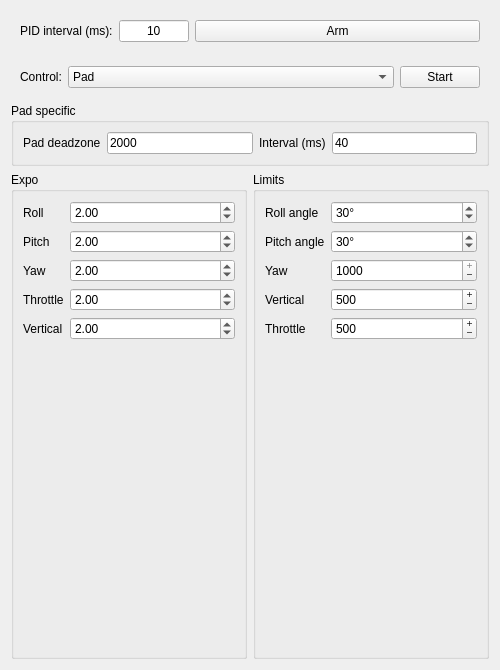
<?xml version="1.0" encoding="UTF-8"?>
<ui version="4.0">
 <class>controlSettings</class>
 <widget class="QWidget" name="controlSettings">
  <property name="geometry">
   <rect>
    <x>0</x>
    <y>0</y>
    <width>500</width>
    <height>670</height>
   </rect>
  </property>
  <property name="minimumSize">
   <size>
    <width>0</width>
    <height>0</height>
   </size>
  </property>
  <property name="maximumSize">
   <size>
    <width>500</width>
    <height>16777215</height>
   </size>
  </property>
  <property name="windowTitle">
   <string>Form</string>
  </property>
  <layout class="QVBoxLayout" name="verticalLayout">
   <item>
    <widget class="QWidget" name="widget_2" native="true">
     <property name="sizePolicy">
      <sizepolicy hsizetype="Preferred" vsizetype="Maximum">
       <horstretch>0</horstretch>
       <verstretch>0</verstretch>
      </sizepolicy>
     </property>
     <layout class="QHBoxLayout" name="horizontalLayout_4">
      <item>
       <widget class="QLabel" name="label_14">
        <property name="sizePolicy">
         <sizepolicy hsizetype="Fixed" vsizetype="Preferred">
          <horstretch>0</horstretch>
          <verstretch>0</verstretch>
         </sizepolicy>
        </property>
        <property name="text">
         <string>PID interval (ms):</string>
        </property>
       </widget>
      </item>
      <item>
       <widget class="QLineEdit" name="l_PIDInterval">
        <property name="maximumSize">
         <size>
          <width>70</width>
          <height>16777215</height>
         </size>
        </property>
        <property name="text">
         <string>10</string>
        </property>
        <property name="alignment">
         <set>Qt::AlignCenter</set>
        </property>
       </widget>
      </item>
      <item>
       <widget class="QPushButton" name="b_arm">
        <property name="sizePolicy">
         <sizepolicy hsizetype="Ignored" vsizetype="Fixed">
          <horstretch>0</horstretch>
          <verstretch>0</verstretch>
         </sizepolicy>
        </property>
        <property name="text">
         <string>Arm</string>
        </property>
       </widget>
      </item>
     </layout>
    </widget>
   </item>
   <item>
    <widget class="QWidget" name="widget" native="true">
     <property name="sizePolicy">
      <sizepolicy hsizetype="Preferred" vsizetype="Maximum">
       <horstretch>0</horstretch>
       <verstretch>0</verstretch>
      </sizepolicy>
     </property>
     <layout class="QHBoxLayout" name="horizontalLayout_2">
      <item>
       <widget class="QLabel" name="label_6">
        <property name="sizePolicy">
         <sizepolicy hsizetype="Fixed" vsizetype="Preferred">
          <horstretch>0</horstretch>
          <verstretch>0</verstretch>
         </sizepolicy>
        </property>
        <property name="maximumSize">
         <size>
          <width>50</width>
          <height>16777215</height>
         </size>
        </property>
        <property name="text">
         <string>Control:</string>
        </property>
       </widget>
      </item>
      <item>
       <widget class="QComboBox" name="s_control">
        <property name="sizePolicy">
         <sizepolicy hsizetype="MinimumExpanding" vsizetype="Fixed">
          <horstretch>0</horstretch>
          <verstretch>0</verstretch>
         </sizepolicy>
        </property>
        <property name="focusPolicy">
         <enum>Qt::WheelFocus</enum>
        </property>
        <item>
         <property name="text">
          <string>Pad</string>
         </property>
        </item>
        <item>
         <property name="text">
          <string>Keyboard</string>
         </property>
        </item>
        <item>
         <property name="text">
          <string>Autonomy</string>
         </property>
        </item>
       </widget>
      </item>
      <item>
       <widget class="QPushButton" name="b_start">
        <property name="text">
         <string>Start</string>
        </property>
       </widget>
      </item>
     </layout>
    </widget>
   </item>
   <item>
    <widget class="QWidget" name="padSpec" native="true">
     <layout class="QVBoxLayout" name="verticalLayout_2">
      <property name="leftMargin">
       <number>0</number>
      </property>
      <property name="topMargin">
       <number>0</number>
      </property>
      <property name="rightMargin">
       <number>0</number>
      </property>
      <property name="bottomMargin">
       <number>0</number>
      </property>
      <item>
       <widget class="QGroupBox" name="groupBox_3">
        <property name="sizePolicy">
         <sizepolicy hsizetype="Preferred" vsizetype="Maximum">
          <horstretch>0</horstretch>
          <verstretch>0</verstretch>
         </sizepolicy>
        </property>
        <property name="minimumSize">
         <size>
          <width>0</width>
          <height>50</height>
         </size>
        </property>
        <property name="title">
         <string>Pad specific</string>
        </property>
        <layout class="QHBoxLayout" name="horizontalLayout">
         <item>
          <widget class="QLabel" name="label_7">
           <property name="sizePolicy">
            <sizepolicy hsizetype="Preferred" vsizetype="Maximum">
             <horstretch>0</horstretch>
             <verstretch>0</verstretch>
            </sizepolicy>
           </property>
           <property name="text">
            <string>Pad deadzone</string>
           </property>
          </widget>
         </item>
         <item>
          <widget class="QLineEdit" name="e_deadzone">
           <property name="text">
            <string>2000</string>
           </property>
          </widget>
         </item>
         <item>
          <widget class="QLabel" name="label_13">
           <property name="sizePolicy">
            <sizepolicy hsizetype="Preferred" vsizetype="Maximum">
             <horstretch>0</horstretch>
             <verstretch>0</verstretch>
            </sizepolicy>
           </property>
           <property name="text">
            <string>Interval (ms)</string>
           </property>
          </widget>
         </item>
         <item>
          <widget class="QLineEdit" name="l_interval">
           <property name="text">
            <string>40</string>
           </property>
          </widget>
         </item>
        </layout>
       </widget>
      </item>
      <item>
       <layout class="QHBoxLayout" name="horizontalLayout_3">
        <item>
         <widget class="QGroupBox" name="groupBox">
          <property name="title">
           <string>Expo</string>
          </property>
          <layout class="QFormLayout" name="formLayout">
           <item row="0" column="0">
            <widget class="QLabel" name="label_2">
             <property name="text">
              <string>Roll</string>
             </property>
            </widget>
           </item>
           <item row="0" column="1">
            <widget class="QDoubleSpinBox" name="e_roll">
             <property name="minimum">
              <double>0.000000000000000</double>
             </property>
             <property name="maximum">
              <double>5.000000000000000</double>
             </property>
             <property name="singleStep">
              <double>0.010000000000000</double>
             </property>
             <property name="value">
              <double>2.000000000000000</double>
             </property>
            </widget>
           </item>
           <item row="1" column="0">
            <widget class="QLabel" name="label_4">
             <property name="text">
              <string>Pitch</string>
             </property>
            </widget>
           </item>
           <item row="1" column="1">
            <widget class="QDoubleSpinBox" name="e_pitch">
             <property name="wrapping">
              <bool>false</bool>
             </property>
             <property name="frame">
              <bool>true</bool>
             </property>
             <property name="buttonSymbols">
              <enum>QAbstractSpinBox::UpDownArrows</enum>
             </property>
             <property name="specialValueText">
              <string/>
             </property>
             <property name="showGroupSeparator" stdset="0">
              <bool>false</bool>
             </property>
             <property name="prefix">
              <string/>
             </property>
             <property name="suffix">
              <string/>
             </property>
             <property name="minimum">
              <double>0.000000000000000</double>
             </property>
             <property name="maximum">
              <double>5.000000000000000</double>
             </property>
             <property name="singleStep">
              <double>0.010000000000000</double>
             </property>
             <property name="value">
              <double>2.000000000000000</double>
             </property>
            </widget>
           </item>
           <item row="2" column="0">
            <widget class="QLabel" name="label_3">
             <property name="text">
              <string>Yaw</string>
             </property>
            </widget>
           </item>
           <item row="2" column="1">
            <widget class="QDoubleSpinBox" name="e_yaw">
             <property name="minimum">
              <double>0.000000000000000</double>
             </property>
             <property name="maximum">
              <double>5.000000000000000</double>
             </property>
             <property name="singleStep">
              <double>0.010000000000000</double>
             </property>
             <property name="value">
              <double>2.000000000000000</double>
             </property>
            </widget>
           </item>
           <item row="3" column="0">
            <widget class="QLabel" name="label_5">
             <property name="text">
              <string>Throttle</string>
             </property>
            </widget>
           </item>
           <item row="3" column="1">
            <widget class="QDoubleSpinBox" name="e_throttle">
             <property name="minimum">
              <double>0.000000000000000</double>
             </property>
             <property name="maximum">
              <double>5.000000000000000</double>
             </property>
             <property name="singleStep">
              <double>0.010000000000000</double>
             </property>
             <property name="value">
              <double>2.000000000000000</double>
             </property>
            </widget>
           </item>
           <item row="4" column="0">
            <widget class="QLabel" name="label">
             <property name="text">
              <string>Vertical</string>
             </property>
            </widget>
           </item>
           <item row="4" column="1">
            <widget class="QDoubleSpinBox" name="e_vertical">
             <property name="minimum">
              <double>0.000000000000000</double>
             </property>
             <property name="maximum">
              <double>5.000000000000000</double>
             </property>
             <property name="singleStep">
              <double>0.010000000000000</double>
             </property>
             <property name="value">
              <double>2.000000000000000</double>
             </property>
            </widget>
           </item>
          </layout>
         </widget>
        </item>
        <item>
         <widget class="QGroupBox" name="groupBox_2">
          <property name="title">
           <string>Limits</string>
          </property>
          <layout class="QFormLayout" name="formLayout_2">
           <item row="0" column="0">
            <widget class="QLabel" name="label_8">
             <property name="text">
              <string>Roll angle</string>
             </property>
            </widget>
           </item>
           <item row="1" column="0">
            <widget class="QLabel" name="label_9">
             <property name="text">
              <string>Pitch angle</string>
             </property>
            </widget>
           </item>
           <item row="2" column="0">
            <widget class="QLabel" name="label_10">
             <property name="text">
              <string>Yaw</string>
             </property>
            </widget>
           </item>
           <item row="3" column="0">
            <widget class="QLabel" name="label_11">
             <property name="text">
              <string>Vertical</string>
             </property>
            </widget>
           </item>
           <item row="4" column="0">
            <widget class="QLabel" name="label_12">
             <property name="text">
              <string>Throttle</string>
             </property>
            </widget>
           </item>
           <item row="0" column="1">
            <widget class="QSpinBox" name="l_roll">
             <property name="suffix">
              <string>°</string>
             </property>
             <property name="prefix">
              <string/>
             </property>
             <property name="value">
              <number>30</number>
             </property>
            </widget>
           </item>
           <item row="1" column="1">
            <widget class="QSpinBox" name="l_pitch">
             <property name="suffix">
              <string>°</string>
             </property>
             <property name="value">
              <number>30</number>
             </property>
            </widget>
           </item>
           <item row="2" column="1">
            <widget class="QSpinBox" name="l_yaw">
             <property name="buttonSymbols">
              <enum>QAbstractSpinBox::PlusMinus</enum>
             </property>
             <property name="maximum">
              <number>1000</number>
             </property>
             <property name="value">
              <number>1000</number>
             </property>
            </widget>
           </item>
           <item row="3" column="1">
            <widget class="QSpinBox" name="l_vertical">
             <property name="buttonSymbols">
              <enum>QAbstractSpinBox::PlusMinus</enum>
             </property>
             <property name="maximum">
              <number>1000</number>
             </property>
             <property name="value">
              <number>500</number>
             </property>
            </widget>
           </item>
           <item row="4" column="1">
            <widget class="QSpinBox" name="l_throttle">
             <property name="buttonSymbols">
              <enum>QAbstractSpinBox::PlusMinus</enum>
             </property>
             <property name="accelerated">
              <bool>false</bool>
             </property>
             <property name="correctionMode">
              <enum>QAbstractSpinBox::CorrectToNearestValue</enum>
             </property>
             <property name="maximum">
              <number>1000</number>
             </property>
             <property name="singleStep">
              <number>10</number>
             </property>
             <property name="value">
              <number>500</number>
             </property>
            </widget>
           </item>
          </layout>
         </widget>
        </item>
       </layout>
      </item>
     </layout>
    </widget>
   </item>
  </layout>
 </widget>
 <resources/>
 <connections/>
</ui>
